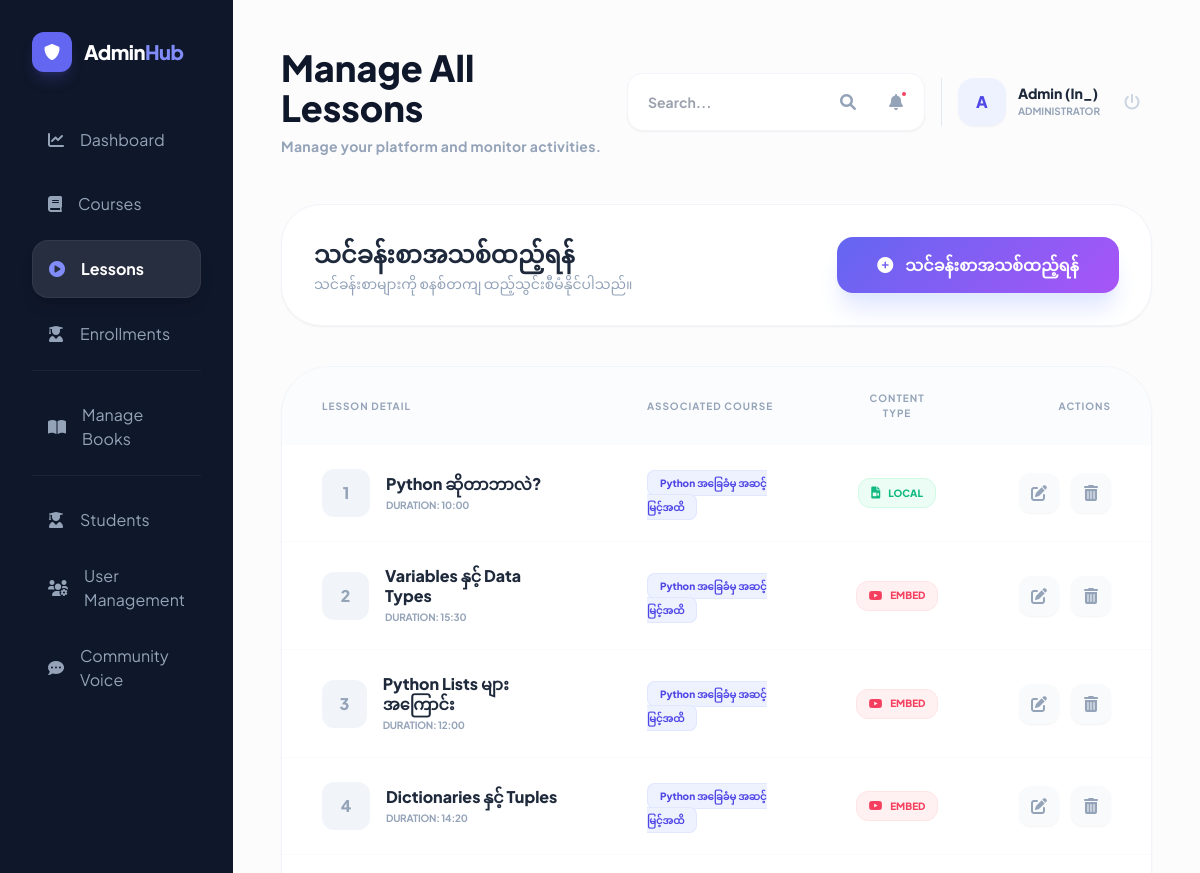
The app's page /manage/lessons/ (signed in, upper part), older data.
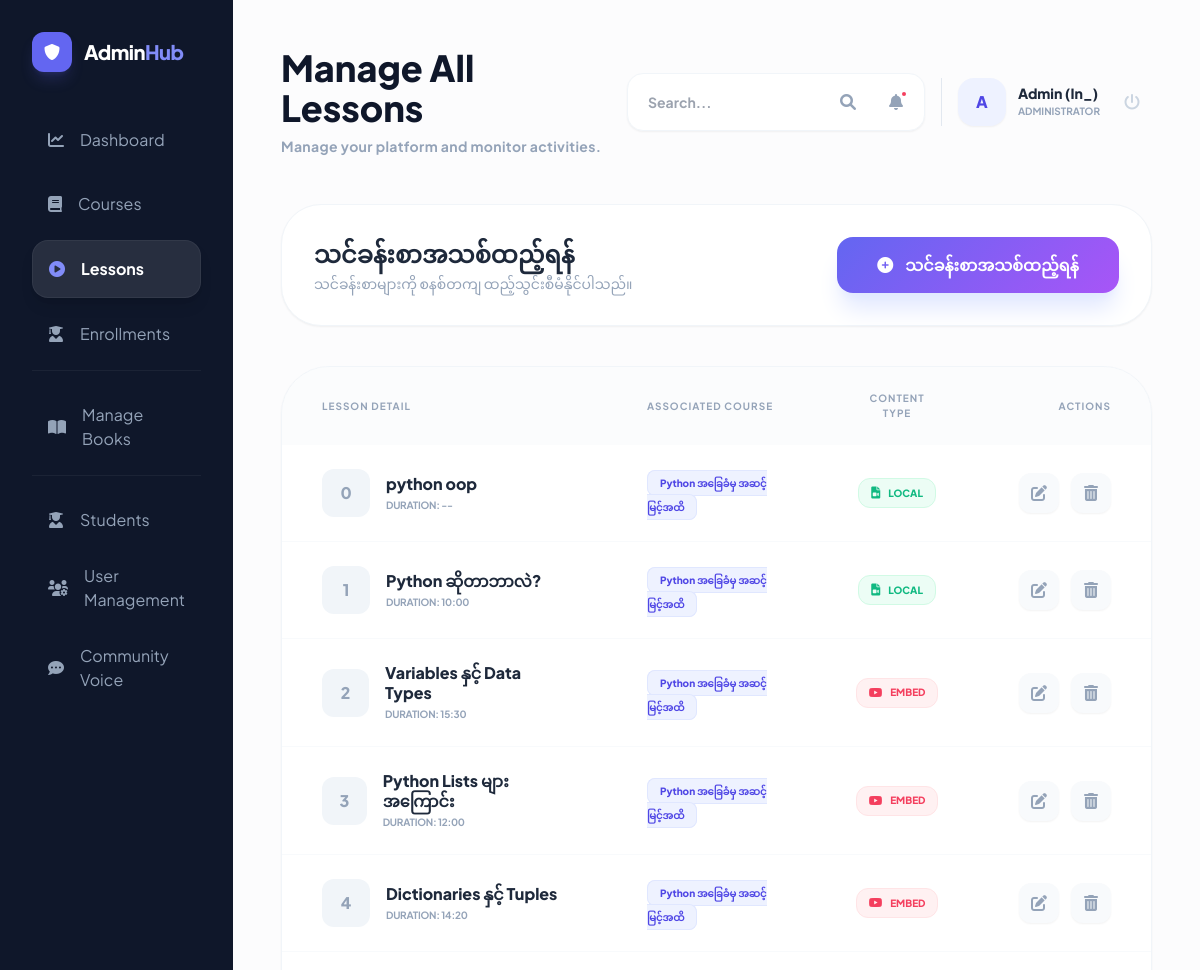
The same page, newer data.
### courses/models.py (models this page shows, shortened)
class Lesson(models.Model):
    course = models.ForeignKey(Course, on_delete=models.CASCADE, related_name='lessons')
    title = models.CharField(max_length=200)
    content = models.TextField()
    video_url = models.URLField(blank=True, null=True, help_text="YouTube link (e.g. https://www.youtube.com/watch?v=...)")
    video_file = models.FileField(upload_to='courses/videos/', blank=True, null=True)
    video_poster = models.ImageField(upload_to='courses/posters/', blank=True, null=True, help_text="Video thumbnail image")
    duration = models.CharField(max_length=20, blank=True, null=True, help_text="e.g. 10:25")
    order = models.PositiveIntegerField(default=0)
    class Meta:
        ordering = ['order']

class Course(models.Model):
    title = models.CharField(max_length=200)
    description = models.TextField()
    thumbnail = models.ImageField(upload_to='courses/thumbnails/', blank=True, null=True)
    instructor = models.ForeignKey(User, on_delete=models.CASCADE, related_name='courses_taught')
    created_at = models.DateTimeField(auto_now_add=True)
    updated_at = models.DateTimeField(auto_now=True)

### courses/views.py (the view)
# urls.py: path('manage/lessons/', views.manage_all_lessons, name='manage_all_lessons'),
@login_required
@user_passes_test(is_instructor)
def manage_all_lessons(request):
    if is_admin(request.user):
        lessons = Lesson.objects.all().select_related('course').order_by('course', 'order')
    else:
        lessons = Lesson.objects.filter(course__instructor=request.user).select_related('course').order_by('course', 'order')
    return render(request, 'courses/management/manage_all_lessons.html', {'lessons': lessons})

### courses/context_processors.py (called while the page is built)
def user_roles(request):
    if request.user.is_authenticated:
        return {
            'is_admin_user': _is_admin(request.user),
            'is_instructor_user': _is_instructor(request.user),
            'user_role_label': (request.user.profile.role if hasattr(request.user, 'profile') else 'student')
        }
    return {
        'is_admin_user': False,
        'is_instructor_user': False,
        'user_role_label': 'guest'
    }

### courses/helpers.py (called while the page is built)
def is_admin(user):
    if user.is_superuser:
        return True
    if hasattr(user, 'profile'):
        return user.profile.role == 'admin'
    return False

def is_instructor(user):
    if user.is_superuser:
        return True
    if hasattr(user, 'profile'):
        return user.profile.role == 'instructor'
    return False

### courses/templates/courses/management/manage_all_lessons.html (shortened to what the changed rows need)
{% extends 'base.html' %}
{% block content %}
<div class="min-h-screen bg-[#fcfcfd] flex flex-col lg:flex-row">
    <main class="flex-grow p-6 lg:p-12">
        {% include 'courses/admin_topbar_snippet.html' with title="Manage All Lessons" subtitle="Update, edit or remove lessons from your courses." %}
        <div class="mb-10">
            <div class="flex flex-col md:flex-row md:items-center justify-between gap-6 bg-white p-8 rounded-[2.5rem] border border-slate-100 shadow-sm">
                <div class="space-y-1">
                    <h2 class="text-2xl font-black text-slate-800">သင်ခန်းစာအသစ်ထည့်ရန်</h2>
                </div>
            </div>
        </div>
        <div class="bg-white rounded-[3rem] shadow-sm border border-slate-100 overflow-hidden" data-aos="fade-up">
            <div class="overflow-x-auto">
                <table class="w-full text-left">
                    <thead>
                        <tr class="text-slate-400 text-[10px] font-black uppercase tracking-widest bg-slate-50/50">
                            <th class="px-10 py-6">Lesson Detail</th>
                            <th class="px-10 py-6">Associated Course</th>
                            <th class="px-10 py-6 text-center">Content Type</th>
                            <th class="px-10 py-6 text-right">Actions</th>
                        </tr>
                    </thead>
                    <tbody class="divide-y divide-slate-50">
                        {% for lesson in lessons %}
                        <tr class="group hover:bg-slate-50/30 transition-all">
                            <td class="px-10 py-6">
                                <div class="flex items-center">
                                    <div class="w-12 h-12 rounded-xl bg-slate-100 flex items-center justify-center text-slate-400 font-black mr-4 group-hover:bg-indigo-100 group-hover:text-indigo-600 transition-all">
                                        {{ lesson.order }}
                                    </div>
                                    <div>
                                        <p class="font-black text-slate-800 group-hover:text-indigo-600 transition-colors leading-tight mb-1">{{ lesson.title }}</p>
                                        <p class="text-[10px] text-slate-400 font-bold uppercase tracking-tight">Duration: {{ lesson.duration|default:"--" }}</p>
                                    </div>
                                </div>
                            </td>
                            <td class="px-10 py-6">
                                <span class="bg-indigo-50 text-indigo-600 text-[10px] font-black px-3 py-1.5 rounded-lg border border-indigo-100">
                                    {{ lesson.course.title|truncatechars:40 }}
                                </span>
                            </td>
                            <td class="px-10 py-6 text-center">
                                {% if lesson.video_file %}
                                    <div class="inline-flex items-center space-x-2 text-emerald-500 bg-emerald-50 px-3 py-1.5 rounded-xl border border-emerald-100">
                                        <i class="fas fa-file-video text-xs"></i>
                                        <span class="text-[10px] font-black uppercase">Local</span>
                                    </div>
                                {% elif lesson.video_url %}
                                    <div class="inline-flex items-center space-x-2 text-rose-500 bg-rose-50 px-3 py-1.5 rounded-xl border border-rose-100">
                                        <i class="fab fa-youtube text-xs"></i>
                                        <span class="text-[10px] font-black uppercase">Embed</span>
                                    </div>
                                {% else %}
                                    <div class="inline-flex items-center space-x-2 text-slate-400 bg-slate-50 px-3 py-1.5 rounded-xl border border-slate-100">
                                        <i class="fas fa-align-left text-xs"></i>
                                        <span class="text-[10px] font-black uppercase">Text</span>
                                    </div>
                                {% endif %}
                            </td>
                            <td class="px-10 py-6 text-right">
                                <div class="flex items-center justify-end space-x-3">
                                    <a href="{% url 'edit_lesson' lesson.pk %}" class="w-10 h-10 rounded-xl bg-slate-50 text-slate-400 flex items-center justify-center hover:bg-indigo-50 hover:text-indigo-600 transition-all shadow-sm">
                                        <i class="fas fa-edit"></i>
                                    </a>
                                    <a href="{% url 'delete_lesson' lesson.pk %}" class="w-10 h-10 rounded-xl bg-slate-50 text-slate-400 flex items-center justify-center hover:bg-rose-50 hover:text-rose-600 transition-all shadow-sm">
                                        <i class="fas fa-trash-alt"></i>
                                    </a>
                                </div>
                            </td>
                        </tr>
                        {% endfor %}
                    </tbody>
                </table>
            </div>
        </div>
    </main>
</div>
{% endblock %}

Row changes from the older to the newer data that the page shows:
added Lesson: order "0", title "python oop", duration "--", course "Python အခြေခံမှ အဆင့်မြင့်အထိ", shows "LOCAL"
